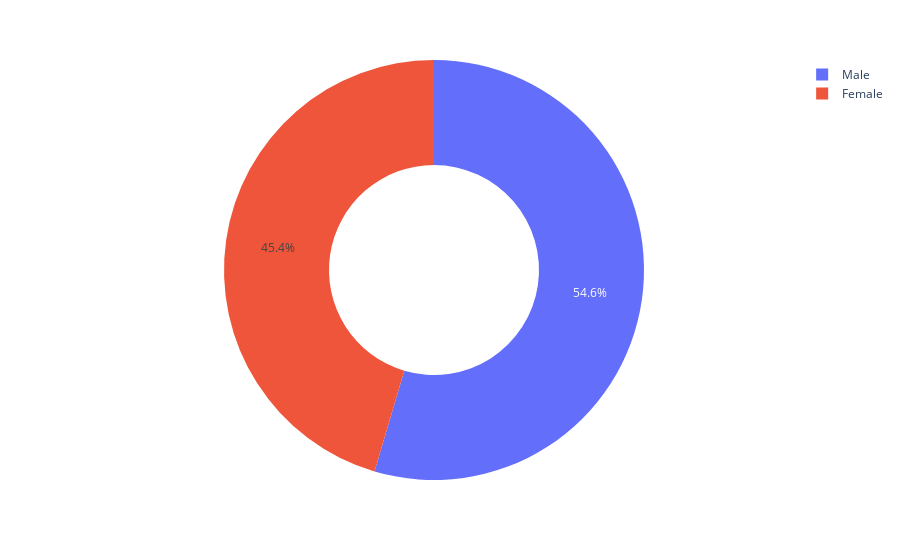

Here is the notebook cell this chart was saved with:
### Markdown cell above
### Let's look at the division of male and female customers.

### Code cell
px.pie(df_churn, names='Gender', hole=0.5)

### Figure 1 — Plotly figure (JSON) as saved in the notebook; plotly's stock layout.template omitted (floating-point values rounded to 4 significant figures; data arrays with more than 128 entries replaced by an {"elided": "..."} marker saying what was removed)
{"data": [{"domain": {"x": [0, 1], "y": [0, 1]}, "hole": 0.5, "hovertemplate": "Gender=%{label}<extra></extra>", "labels": {"elided": "10000 str values"}, "legendgroup": "", "name": "", "showlegend": true, "type": "pie"}], "layout": {"legend": {"tracegroupgap": 0}, "margin": {"t": 60}}}
